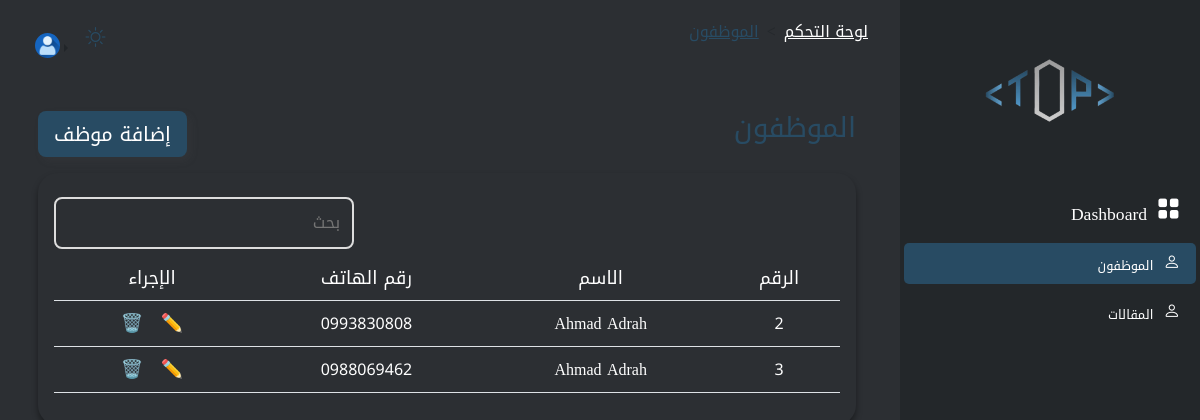
/dashboard/employee/ (signed in), run on the app's committed database.
### accounts/models.py (models this page shows, shortened)
class User(AbstractUser):
    username=None
    fullName = models.CharField(max_length=255, blank=False)
    email = models.EmailField(null=True, blank=True)
    phone = models.CharField(max_length=10,unique=True)
    is_active=models.BooleanField(default=True,blank=True)
    is_staff=models.BooleanField(default=False,blank=True)
    is_superuser=models.BooleanField(default=False,blank=True)
    created_at = models.DateTimeField(auto_now_add=True,blank=True,null=True)
    updated_on = models.DateTimeField(auto_now=True,blank=True,null=True)
    USERNAME_FIELD = 'phone'
    EMAIL_FIELD='email'
    REQUIRED_FIELDS = []
    objects = UserManager()

class Manager(User):
    class Meta:
        verbose_name = 'Manager'
        verbose_name_plural = 'Manager'

class User(AbstractUser):
    username=None
    fullName = models.CharField(max_length=255, blank=False)
    email = models.EmailField(null=True, blank=True)
    phone = models.CharField(max_length=10,unique=True)
    is_active=models.BooleanField(default=True,blank=True)
    is_staff=models.BooleanField(default=False,blank=True)
    is_superuser=models.BooleanField(default=False,blank=True)
    created_at = models.DateTimeField(auto_now_add=True,blank=True,null=True)
    updated_on = models.DateTimeField(auto_now=True,blank=True,null=True)
    USERNAME_FIELD = 'phone'
    EMAIL_FIELD='email'
    REQUIRED_FIELDS = []
    objects = UserManager()

### dashboard/views/employee.py (the view)
# urls.py: path('',manager_list,name='manager_list'),
def manager_list(request):
    managers=Manager.objects.all()
    context={
        'managers':managers
    }
    return render(request,'manager/list.html',context)

### dashboard/templates/manager/list.html (shortened to what this page needs)
{% extends '../base_dashboard.html' %}
{% block managers %}active{% endblock %}
{% block breadcrumbt %}
<li class="breadcrumb-item "><a class="text-light" href="{% url 'main_dashboard' %}">لوحة التحكم</a></li>
<li class="breadcrumb-item active" aria-current="page"><a class="text-primary" href="{% url 'manager:manager_list' %}">الموظفون</a></li>
{% endblock breadcrumbt %}
{% block content %}
<div class="container w-100 my-5 ">
  <div class="my-3 d-flex justify-content-between align-content-center">
    <div><h3 class="text-primary">الموظفون</h3></div>
    <div>
      <a class="btn btn-primary btn-lg" href="{% url 'manager:create-manager' %}">
        إضافة موظف
      </a>
    </div>
  </div>
  <div class="container-fluid table-container p-3">
    <div class="d-flex justify-content-end my-2">
      <div class="search-container">
        <input
          type="text"
          class="search-input"
          placeholder="بحث"
          id="searchInput"
        />
      </div>
    </div>
    <div class="table-responsive">
      <table class="table table-hover txt-color align-middle">
        <thead>
          <tr>
            <th scope="col">الرقم</th>
            <th scope="col">الاسم</th>
            <th scope="col">رقم الهاتف</th>
            <th scope="col">الإجراء</th>
          </tr>
        </thead>
        <tbody class="bg-transparent">
          {% for manager in managers %}
          <tr class="txt-color">
            <td>{{ manager.id }}</td>
            <td>{{ manager.fullName }}</td>
            <td>{{ manager.phone }}</td>
            <td class="action-buttons">
              <button onclick="window.location.href='{% url 'manager:update-manager' manager.id %}'" class="edit">✏️</button>
              <button type="button" rel="tooltip" class="delete" data-bs-toggle="modal" data-bs-target="#deletemanagerModal{{manager.id}}">
                🗑️
              </button>
            </td>
          </tr>
          {% endfor %}
        </tbody>
      </table>
    </div>
  </div>
</div>
{% endblock %}

### static/dashboard/css/style.css (style rules this page uses)
:root { --primary-color: #284B63; --button-hover-bg: #284B63; --border-radius: 10px; }
:root { --background-color: #2C2F33; --text-color: #FFF; --sidebar-bg: #23272A; --content-bg: #3a3e44; --card-bg: #373a3d; --btn-hover-bg: darken(var(--primary-color), 10%); --border-color: #FFF; --input-border-color: var(--primary-color); --input-text-color: #FFF; --icon-color: #FFF; --scrollbar-bg: #23272A; --scrollbar-thumb-color: #284B63; }
.search-container { display: flex; align-items: center; border: 2px solid #ddd; border-radius: 8px; padding: 7px; background-color: var(--background-color); width: 100%; max-width: 300px; }
.search-input { flex: 1; border: none; outline: none; background-color: var(--background-color); color: var(--text-color); font-size: 16px; padding: 5px; }
.table-container { background-color: transparent !important; width: 100%; border-radius: 20px; box-shadow: 0px 4px 6px rgba(0, 0, 0, 0.4); overflow: hidden; }
.table th { font-weight: bolder; font-size: large; }
.table th, .table td { color: var(--text-color); vertical-align: middle; text-align: center; font-weight: 500; background-color: transparent !important; }
.table { background-color: transparent !important; }
.table tr { color: var(--text-color)!important; background-color: transparent !important; }
.action-buttons button { border: none; background-color: transparent; font-size: 18px; cursor: pointer; }
.action-buttons .edit { color: #0d6efd; }
.action-buttons .delete { color: #dc3545; }
body { font-family: "Noto Kufi Arabic", serif; background-color: var(--background-color) !important; color: var(--text-color) !important; direction: rtl; }
.btn-primary { border-style: none; background-color: var(--primary-color); color: white; box-shadow: 4px 4px 8px rgba(102, 99, 99, 0.1); }
.txt-color { color: var(--text-color)!important; }
.text-primary { color: var(--primary-color)!important; }
.text-light { color: var(--text-color)!important; }

### data on the page
Manager: id "2", fullName "Ahmad Adrah", phone "0993830808"
Manager: id "3", fullName "Ahmad Adrah", phone "0988069462"
